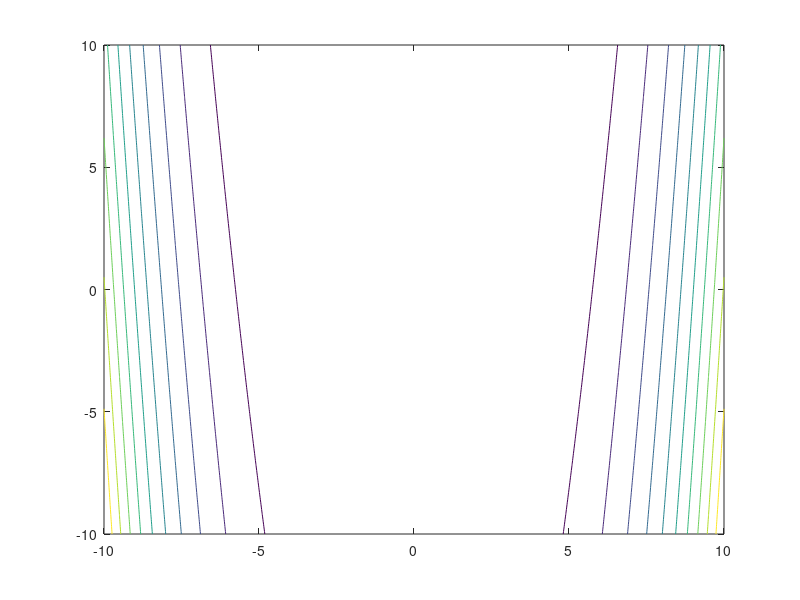

Here is the MATLAB script that generated this plot: (Note: this script raises an error after producing the figure.)
f = @(x) (1 - x(1)).^2 + 100*(x(2) - x(1).^2).^2 ;

[X, Y] = meshgrid(-10:0.1:10, -10:0.1:10);
Z = nan(size(X));

for i = 1:numel(X)
    Z(i) = f([X(i), Y(i)]);
end

contour(X, Y, Z);

x0 = [3, 4];
H0 = hessian(f, x0);
xopt = bfgs(f, x0, H0);

hold on;
% contour(xopt(1), xopt(2), f(xopt));
